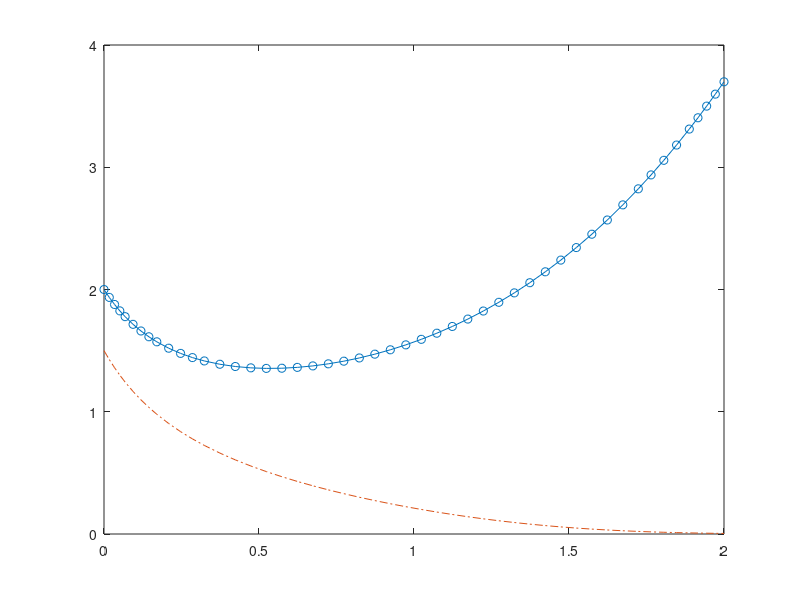

This figure's MATLAB source:
function competitionmodel(param,initialdata)
%---------------------------------
% This MATLAB function was created for academic purposes. University of
% Alberta Winter 2022 Lab: MATH 572 (Instructor: Hao Wang) Author: Pablo V.
% (TA) Contact: venegasg@ualberta.ca -------------------------------
% Objective (1): Show the student how to use MATLAB and how the algorithm
% could be improved. 
%The student should understand the code improve it. `

%Input
%     - param : parameter vector for the competition model.
%     - rinitial data : vector with initial data.
% %Output
%     - solution of the competition model
%---------------------------------

close all
% x'=ax - bxy
% y'=my -nxy
disp('--------------')
disp('Competition model')
disp('dx/dt=ax - bxy')
disp('dy/dt=mx - nxy')
if nargin==0
    param=[1,2,1,2];
    initialdata=[2,1.5];
end
a=param(1);b=param(2);m=param(3);n=param(4);
ss1=[0,0];
if b>0 && n>0
    ss2=[m/n,a/b];
end
formatSpec = 'The parameters are: a=%d, b=%d, m=%d and n=%d';
str=sprintf(formatSpec,param);
disp(str)
formatSpec = 'The two steady states are: (0,0) and (%d,%d)';
str=sprintf(formatSpec,ss2);
disp(str)
jss1=[a 0; 0 m];
jss2=[a-b*ss2(2), -b*ss2(1); -n*ss2(2) m-n*ss2(1)];

e1=eig(jss1);
e2=eig(jss2);
str=sprintf('The eigenvalues for the Jacobian evaluated at (0,0) are: %d and %d',e1);
disp(str)
str=sprintf('The eigenvalues for the Jacobian evaluated at (%d,%d) are: %d and %d',[ss2',e2]);
disp(str)

tmax=2;
tspan=[0 tmax];
%Solution of ODE
[t,y] = ode45(@(t,y) odefcn1(param,y),tspan,initialdata);

%The graph need more information to be added
plot(t,y(:,1),'-o',t,y(:,2),'-.')
end

function dydt=odefcn1(param,y)
a=param(1);b=param(2);m=param(3);n=param(4);
    dydt=zeros(2,1);
% x'=ax - bxy
% y'=my -nxy    
    dydt(1)=a*y(1)-b*y(1)*y(2);
    dydt(2)=m*y(2)-n*y(1)*y(2);
end
